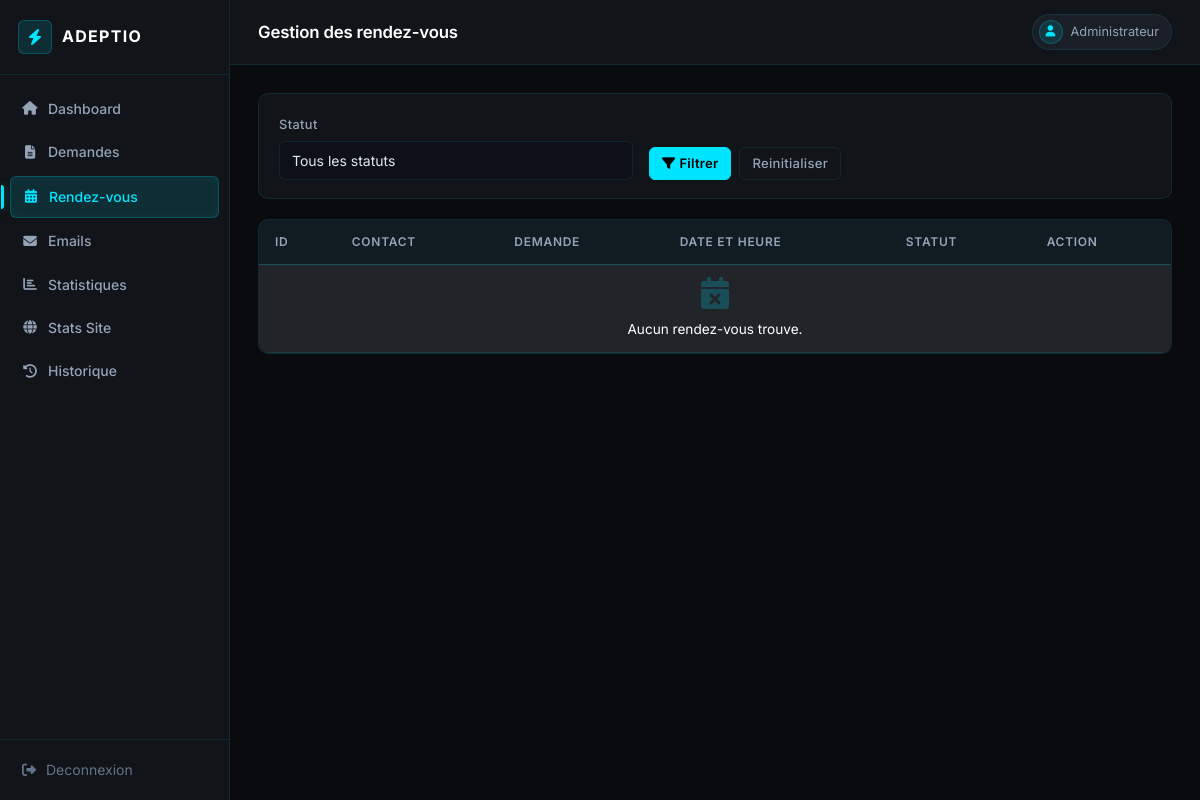
The page /admin/rendez_vous.php (signed in) on the database as committed earlier.
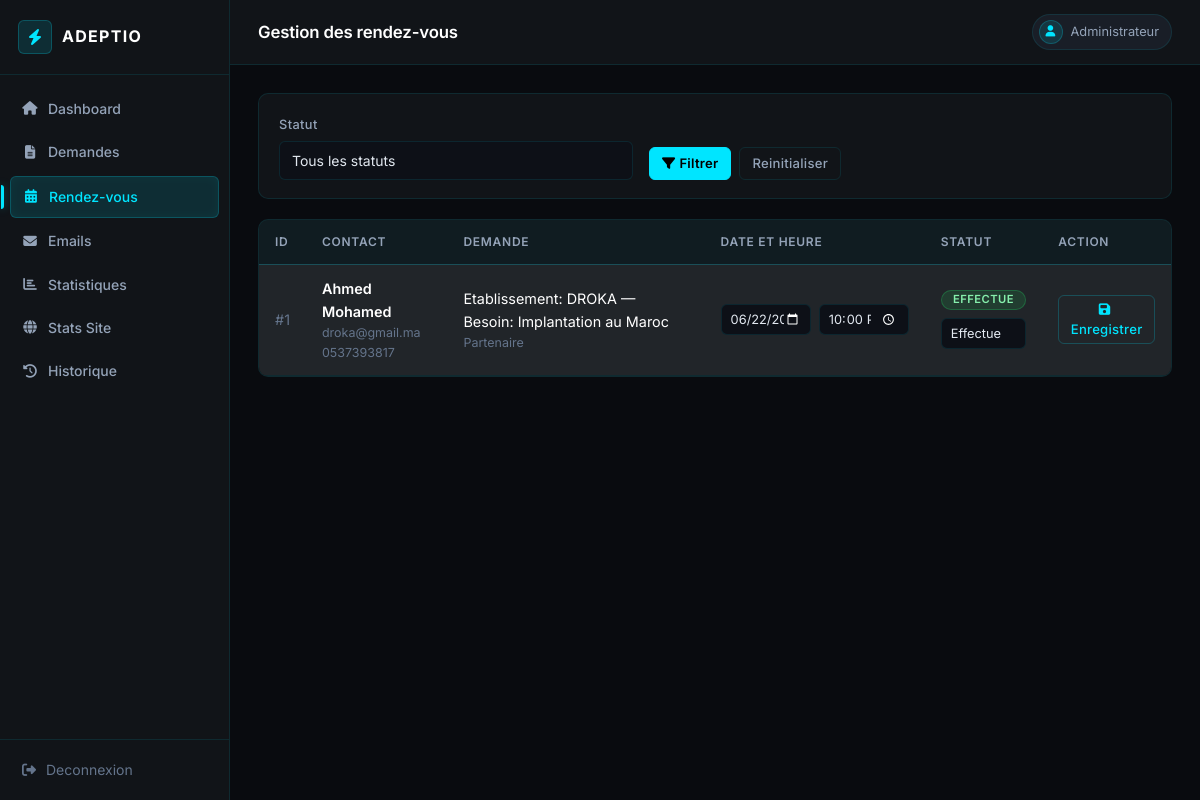
The same page on the database as committed later.
### tables this page shows
CREATE TABLE `rendez_vous` (
  `id_rdv` int(11) NOT NULL,
  `id_demande` int(11) DEFAULT NULL,
  `date_rdv` date DEFAULT NULL,
  `heure_rdv` time DEFAULT NULL,
  `statut` enum('programme','effectue','annule') DEFAULT 'programme'
);

CREATE TABLE `demandes` (
  `id_demande` int(11) NOT NULL,
  `type_demande` enum('etudiant','partenaire') DEFAULT NULL,
  `nom` varchar(100) DEFAULT NULL,
  `email` varchar(100) DEFAULT NULL,
  `telephone` varchar(20) DEFAULT NULL,
  `sujet` varchar(255) DEFAULT NULL,
  `message` text DEFAULT NULL,
  `statut` enum('en_attente','acceptee','rejetee') DEFAULT 'en_attente',
  `date_demande` timestamp NULL DEFAULT current_timestamp()
);

### admin/_bootstrap.php (called while the page is built, shortened)
<?php
function e(?string $value): string
{
    return htmlspecialchars((string) $value, ENT_QUOTES, 'UTF-8');
}
function rdv_status_label(?string $status): string
{
    return [
        'programme' => 'Programme',
        'effectue' => 'Effectue',
        'annule' => 'Annule',
    ][$status] ?? 'Inconnu';
}
function rdv_status_class(?string $status): string
{
    return [
        'programme' => 'primary',
        'effectue' => 'success',
        'annule' => 'secondary',
    ][$status] ?? 'secondary';
}

### admin/rendez_vous.php (the view, shortened to what the changed rows need)
<?php
require_once __DIR__ . '/_bootstrap.php';
require_once __DIR__ . '/_layout.php';
$statusFilter        = $_GET['statut'] ?? '';
$where  = $statusFilter ? 'WHERE r.statut = ?' : '';
$params = $statusFilter ? [$statusFilter] : [];
$stmt = $pdo->prepare("
    SELECT r.*, d.nom, d.email, d.telephone, d.type_demande, d.sujet
    FROM rendez_vous r
    LEFT JOIN demandes d ON d.id_demande = r.id_demande
    $where
    ORDER BY r.date_rdv ASC, r.heure_rdv ASC
");
$stmt->execute($params);
$rdvs = $stmt->fetchAll();
render_admin_header($pdo, 'Gestion des rendez-vous', 'rendez_vous');
?>
<div class="panel">
    <div class="table-responsive">
        <table class="table mb-0">
            <thead>
                <tr>
                    <th>ID</th>
                    <th>Contact</th>
                    <th>Demande</th>
                    <th>Date et heure</th>
                    <th>Statut</th>
                    <th>Action</th>
                </tr>
            </thead>
            <tbody>
            <?php foreach ($rdvs as $rdv): ?>
                <tr>
                    <td><span style="color:var(--muted)">#<?= (int) $rdv['id_rdv'] ?></span></td>
                    <td>
                        <div class="fw-semibold"><?= e($rdv['nom'] ?? 'Demande supprimee') ?></div>
                        <div class="text-muted small"><?= e($rdv['email']) ?></div>
                        <div class="text-muted small"><?= e($rdv['telephone']) ?></div>
                    </td>
                    <td>
                        <div><?= e($rdv['sujet']) ?></div>
                        <div class="text-muted small"><?= e(ucfirst((string) $rdv['type_demande'])) ?></div>
                    </td>
                    <td>
                        <form class="row g-2 align-items-center" method="POST" id="rdv-form-<?= (int) $rdv['id_rdv'] ?>">
                            <div class="col-12 col-xl-6">
                                <input class="form-control form-control-sm" type="date" name="date_rdv"  value="<?= e($rdv['date_rdv']) ?>" required>
                            </div>
                            <div class="col-12 col-xl-6">
                                <input class="form-control form-control-sm" type="time" name="heure_rdv" value="<?= e(substr((string) $rdv['heure_rdv'], 0, 5)) ?>" required>
                            </div>
                        </form>
                    </td>
                    <td>
                        <span class="badge text-bg-<?= e(rdv_status_class($rdv['statut'])) ?> d-block mb-2">
                            <?= e(rdv_status_label($rdv['statut'])) ?>
                        </span>
                        <select class="form-select form-select-sm" name="statut" form="rdv-form-<?= (int) $rdv['id_rdv'] ?>">
                            <option value="effectue"  <?= $rdv['statut'] === 'effectue'  ? 'selected' : '' ?>>Effectue</option>
                        </select>
                    </td>
                    <td>
                        <button class="btn btn-sm btn-outline-primary" type="submit" form="rdv-form-<?= (int) $rdv['id_rdv'] ?>">
                            <i class="fas fa-save me-1"></i>Enregistrer
                        </button>
                    </td>
                </tr>
            <?php endforeach; ?>
            <?php if (!$rdvs): ?>
                <tr><td colspan="6" class="empty-state"><i class="fas fa-calendar-times"></i>Aucun rendez-vous trouve.</td></tr>
            <?php endif; ?>
            </tbody>
        </table>
    </div>
</div>
<?php render_admin_footer(); ?>

### admin/_layout.php (shortened to what the changed rows need)
<?php
function render_admin_header(PDO $pdo, string $title, string $active): void
{
    $links = [
        'dashboard'   => ['Dashboard',        'dashboard.php',    'fa-home'],
        'demandes'    => ['Demandes',          'demandes.php',     'fa-file-alt'],
        'rendez_vous' => ['Rendez-vous',       'rendez_vous.php',  'fa-calendar-alt'],
        'emails'      => ['Emails',            'emails.php',       'fa-envelope'],
        'statistiques' => ['Statistiques',      'statistiques.php',  'fa-chart-bar'],
        'stats'        => ['Stats Site',         'stats.php',         'fa-globe'],
        'historique'   => ['Historique',        'historique.php',    'fa-history'],
    ];
    ?>
<!DOCTYPE html>
<html lang="fr" data-bs-theme="dark">
<head>
    <link href="https://cdn.jsdelivr.net/npm/bootstrap@5.3.3/dist/css/bootstrap.min.css" rel="stylesheet">
    <link href="https://cdnjs.cloudflare.com/ajax/libs/font-awesome/6.5.1/css/all.min.css" rel="stylesheet">
    <link href="assets/style.css" rel="stylesheet">
</head>
<body>
<div class="admin-shell">
    <aside class="sidebar">
        <nav class="sidebar-nav">
            <?php foreach ($links as $key => [$label, $href, $icon]): ?>
                <a href="<?= e($href) ?>" class="<?= $active === $key ? 'active' : '' ?>">
                    <i class="fas <?= e($icon) ?> nav-icon"></i>
                    <span><?= e($label) ?></span>
                </a>
            <?php endforeach; ?>
        </nav>
    </aside>
    <div class="main-content">
        <header class="topbar">
            <h1 class="topbar-title"><?= e($title) ?></h1>
        </header>
        <div class="page-body">
    <?php
}
function render_admin_footer(): void
{
    ?>
        </div>
    </div>
</div>
</body>
</html>
    <?php
}

Rows that differ between the two databases and show on the page:
added rendez_vous: id_rdv "1", id_demande.nom "Ahmed Mohamed", id_demande.email "droka@gmail.ma", id_demande.telephone "0537393817", id_demande.sujet "Etablissement: DROKA — Besoin: Implantation au Maroc", id_demande.type_demande "Partenaire", date_rdv "06/22/2026", heure_rdv "22:00", statut "EFFECTUE", statut "Effectue"
Other text that changed with them:
text no longer shown: "Aucun rendez-vous trouve."
